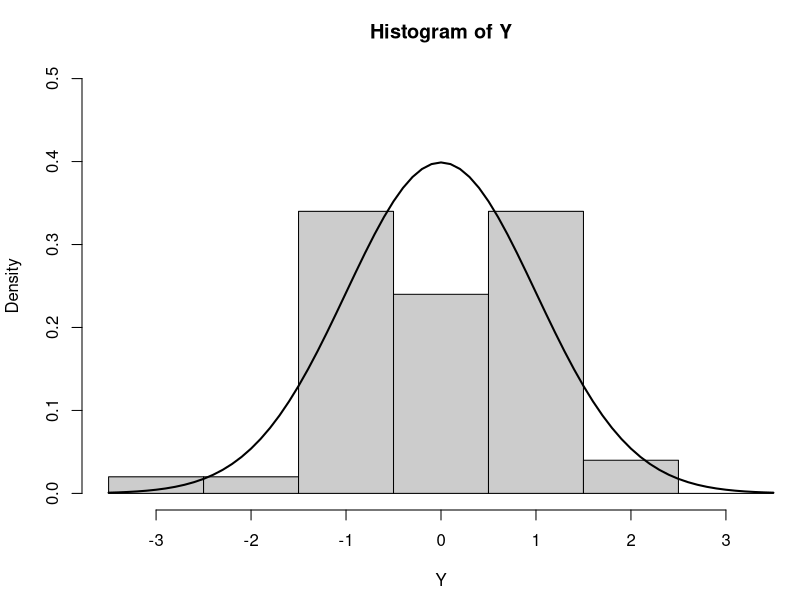
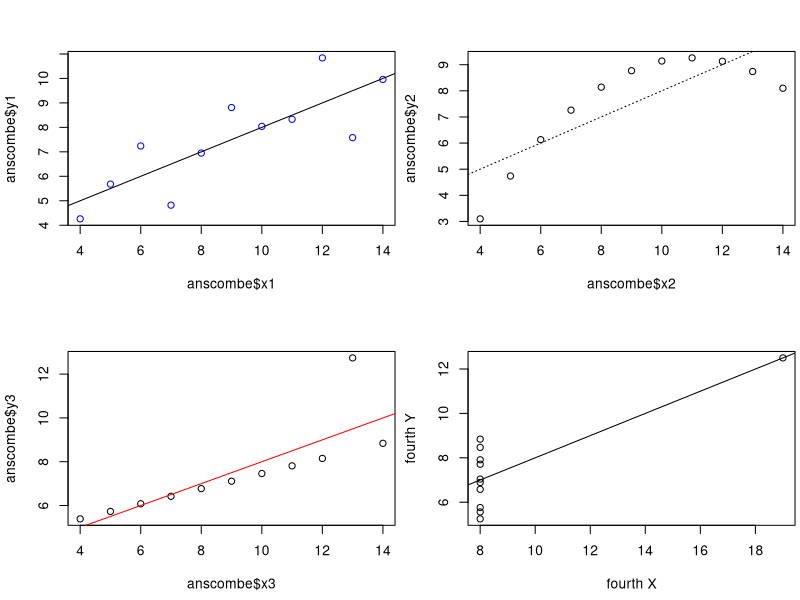
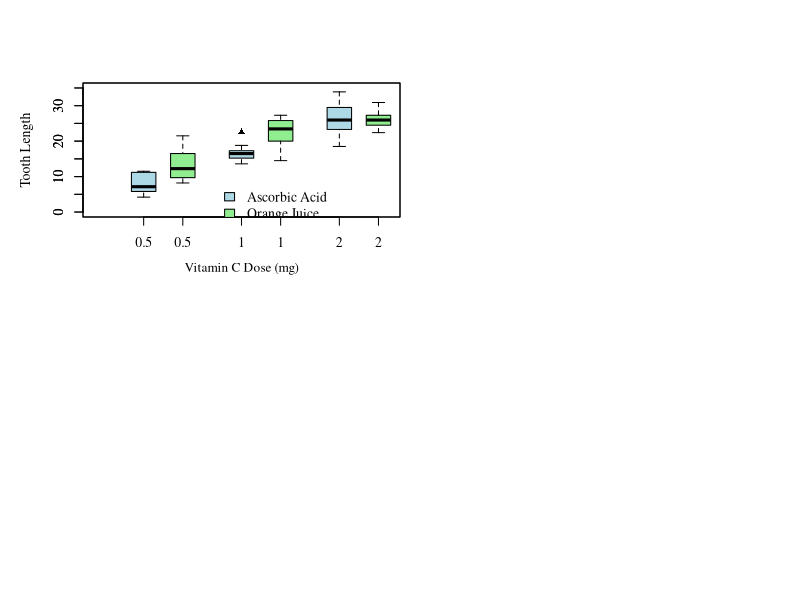
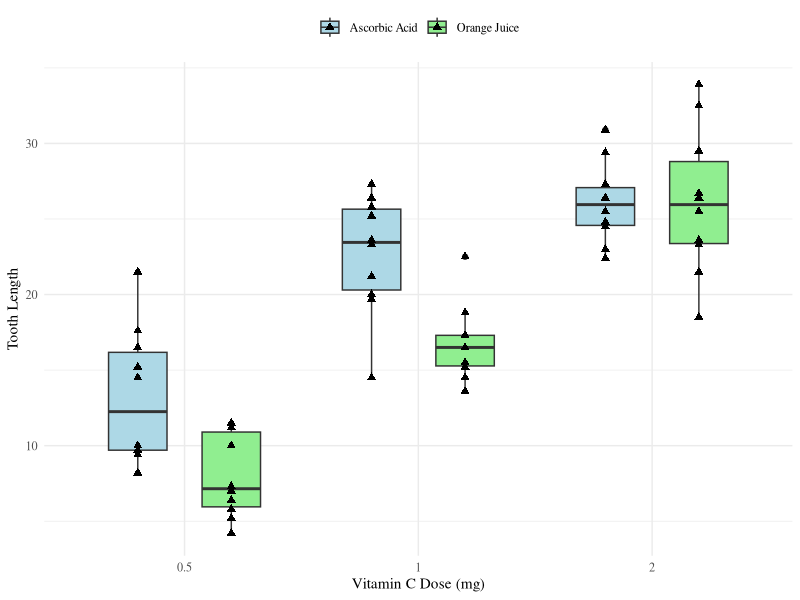

Reproduce these figures in R, in order.
## ---- chunk 1
# Random data
Y <- rnorm(50)
# Make sure no Y exceed [-3.5, 3.5]
Y[Y < -3.5 | Y > 3.5] <- NA # Selection/set range
x <- seq(-3.5, 3.5, .1)
dn <- dnorm(x)
par(mar=c(4.5, 4.1, 3.1, 0))
hist(Y, breaks=seq(-3.5, 3.5), ylim=c(0, 0.5), col="gray80", freq=FALSE)
lines(x, dnorm(x), lwd=2)
par(mar=c(5.1, 4.1, 4.1, 2.1))

## ---- chunk 2
# Create four model objects
data(anscombe)  # Load Anscombe's data
lm1 <- lm(y1 ~ x1, data=anscombe)
summary(lm1)
lm2 <- lm(y2 ~ x2, data=anscombe)
summary(lm2)
lm3 <- lm(y3 ~ x3, data=anscombe)
summary(lm3)
lm4 <- lm(y4 ~ x4, data=anscombe)
summary(lm4)


## ---- chunk 3
par(mfrow=c(2, 2),mar=c(4.5, 4.1, 3.1, 0.3))
plot(anscombe$x1,anscombe$y1,col="blue")
abline(coefficients(lm1))
plot(anscombe$x2,anscombe$y2)
abline(coefficients(lm2),lty=3)
plot(anscombe$x3,anscombe$y3)
abline(coefficients(lm3),col="red")
plot(anscombe$x4,anscombe$y4,xlab="fourth X",ylab="fourth Y")
abline(coefficients(lm4))

## ---- chunk 4

# Custom boxplot with fine-tuned aesthetics

# Set graphical parameters for font and layout
par(family = "serif", mar=c(5, 5, 5, 0))

# Define custom colors
colors_vc <- "lightblue"  # Vitamin C - Ascorbic Acid
colors_oj <- "lightgreen" # Orange Juice

# Create boxplot for 'VC' (Vitamin C Ascorbic Acid group)
boxplot(len ~ dose, data = ToothGrowth,
        boxwex = 0.25, at = 1:3 - 0.2,
        subset= supp == "VC", col=colors_vc, # Use custom color
        xlab="",
        ylab="Tooth Length", ylim=c(0,35),
        pch=17) # Custom plotting character (triangle)

# Add x-axis label
mtext("Vitamin C Dose (mg)", side=1, line=2.5, cex=0.8)

# Overlay boxplot for 'OJ' (Orange Juice group)
boxplot(len ~ dose, data = ToothGrowth, add = TRUE,
        boxwex = 0.25, at = 1:3 + 0.2,
        subset= supp == "OJ", col=colors_oj, # Use custom color
        pch=19) # Custom plotting character (circle)

# Add a legend with the custom colors
legend(1.5, 9, c("Ascorbic Acid", "Orange Juice"), 
       fill = c(colors_vc, colors_oj), 
       bty="n")

# Reset graphical parameters
par(mar=c(5.1, 4.1, 4.1, 2.1))


## ---- chunk 5
# Load the necessary package
library(tidyverse)

# Custom colors for the boxplot
custom_colors <- c("lightblue", "lightgreen")

# Create the customized boxplot
ggplot(ToothGrowth, aes(x = factor(dose), y = len, fill = supp)) +
  
  # Boxplot with custom fill colors and adjusted dodge width
  geom_boxplot(position = position_dodge(0.8), width = 0.5) +
  
  # Add jittered points with custom shape
  geom_jitter(position = position_dodge(0.8), shape = 17, size = 2, color = "black") +
  
  # Set axis labels
  labs(x = "Vitamin C Dose (mg)", y = "Tooth Length") +
  
  # Custom fill colors for the two groups
  scale_fill_manual(values = custom_colors, labels = c("Ascorbic Acid", "Orange Juice")) +
  
  # Add a theme with a serif font
  theme_minimal(base_family = "serif") +
  
  # Adjust the legend
  theme(legend.title = element_blank(),
        legend.position = "top")

